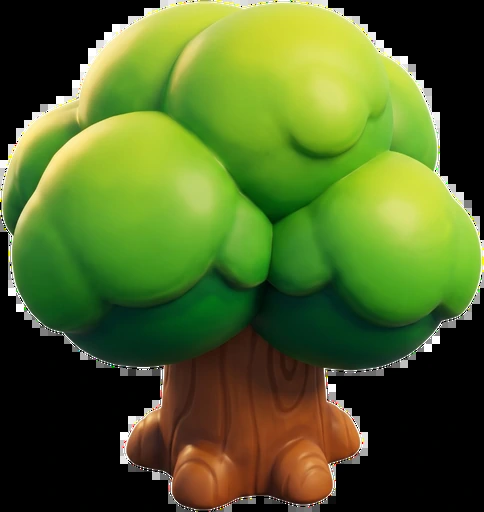
#> input picture amago/art/props_raw/arbol.webp, 484 x 512 px
$ python cutout.py ../props_raw/arbol.webp ../props_raw/bandera_azul.webp 5
#> lines starting #> are read from the running program, lines starting #| are printed output that depends on the picture
# Recorta un personaje sobre fondo blanco liso: python cutout.py in.jpg out.webp [alto]
import sys, cv2, numpy as np
src, out = sys.argv[1], sys.argv[2]; H = int(sys.argv[3]) if len(sys.argv) > 3 else 640
im = cv2.imread(src, cv2.IMREAD_UNCHANGED)
#> im is the input picture: shape (512, 484, 4); mean B, G, R, A 37.5, 99.9, 78.9, 168.4
if im.shape[2] == 4:  # ya trae transparencia
    a = im[:, :, 3]; bgr = im[:, :, :3]
#> after `a = im[:, :, 3]`:
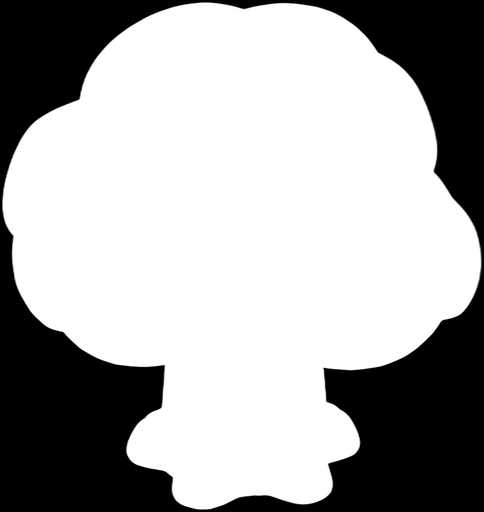
#> a: shape (512, 484); min 0, max 255, mean 168.4
else:
    bgr = im; h, w = bgr.shape[:2]
    # fondo = lo conectado con el borde y casi blanco/gris claro y poco saturado
    hsv = cv2.cvtColor(bgr, cv2.COLOR_BGR2HSV)
    light = ((hsv[:, :, 2] > 215) & (hsv[:, :, 1] < 28)).astype(np.uint8)
    n, lab = cv2.connectedComponents(light)
    border = set(np.unique(np.r_[lab[0], lab[-1], lab[:, 0], lab[:, -1]])) - {0}
    bg = np.isin(lab, list(border)).astype(np.uint8)
    # quitar sombras suaves del suelo: gris muy claro bajo el personaje también es fondo
    bg = cv2.morphologyEx(bg, cv2.MORPH_OPEN, np.ones((3, 3), np.uint8))
    fg = 1 - bg
    # quedarse con la pieza principal (y las que estén cerca)
    n2, lab2, st, _ = cv2.connectedComponentsWithStats(fg)
    keep = [i for i in range(1, n2) if st[i, cv2.CC_STAT_AREA] > 0.002 * h * w]
    fg = np.isin(lab2, keep).astype(np.uint8)
    a = cv2.GaussianBlur((fg * 255).astype(np.uint8), (3, 3), 0)
    # descontaminar el borde blanco
    al = a.astype(np.float32)[:, :, None] / 255
    bgr = np.clip((bgr.astype(np.float32) - (1 - al) * 248) / np.maximum(al, .05), 0, 255).astype(np.uint8)
ys, xs = np.nonzero(a > 10); y0, y1, x0, x1 = ys.min(), ys.max(), xs.min(), xs.max()
#> after `y0, y1, x0, x1 = (ys.min(), ys.max(), xs.min(), xs.max())`: y0 = 2; y1 = 509; x0 = 2; x1 = 481
rgba = np.dstack([bgr, a])[max(0, y0 - 4):y1 + 5, max(0, x0 - 4):x1 + 5]
k = H / rgba.shape[0]; rgba = cv2.resize(rgba, (int(rgba.shape[1] * k), H), interpolation=cv2.INTER_AREA)
#> after `k = H / rgba.shape[0]`: k = 0.00977
cv2.imwrite(out, rgba, [cv2.IMWRITE_WEBP_QUALITY, 92]); print(out, rgba.shape)
#| ../props_raw/bandera_azul.webp (5, 4, 4)

$ run again, on amago/art/props_raw/bandera_roja.webp
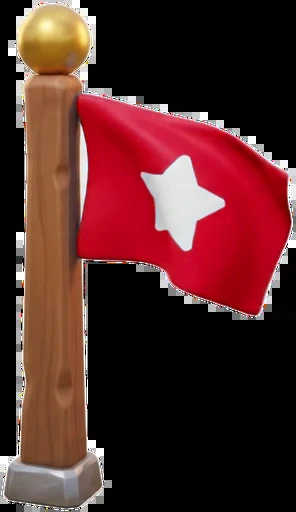
#> input picture amago/art/props_raw/bandera_roja.webp, 296 x 512 px
#> im is the input picture: shape (512, 296, 4); mean B, G, R, A 38.6, 40.4, 83, 105.9
#> `a = im[:, :, 3]`:
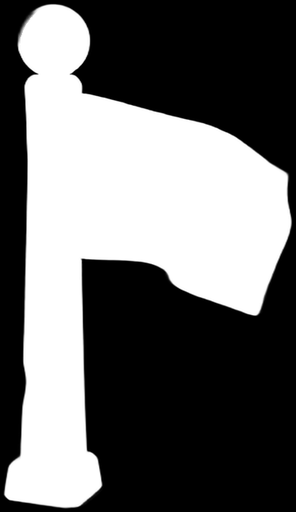
#> a: shape (512, 296); min 0, max 255, mean 105.9
#> y0 = 4; y1 = 508; x0 = 3; x1 = 291
#| ../props_raw/bandera_roja.webp (5, 2, 4)

$ run again, on amago/art/props_raw/pino.webp
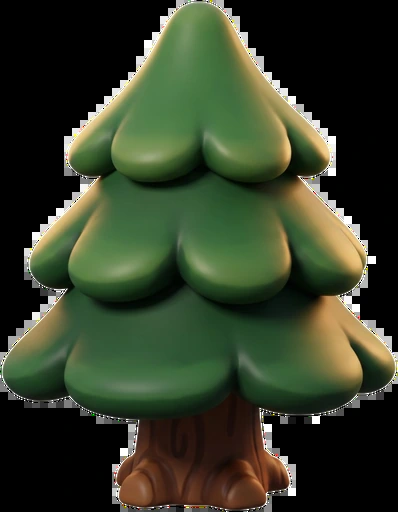
#> input picture amago/art/props_raw/pino.webp, 398 x 512 px
#> im is the input picture: shape (512, 398, 4); mean B, G, R, A 39.7, 60.6, 52.1, 143.6
#> `a = im[:, :, 3]`:
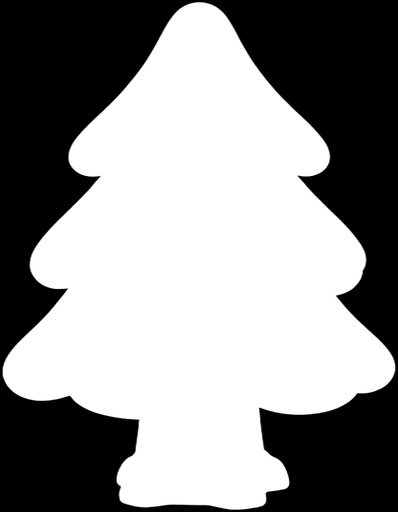
#> a: shape (512, 398); min 0, max 255, mean 143.6
#> y0 = 2; y1 = 509; x0 = 2; x1 = 395
#| ../props_raw/pino.webp (5, 3, 4)

$ run again, on amago/art/props_raw/puente.webp
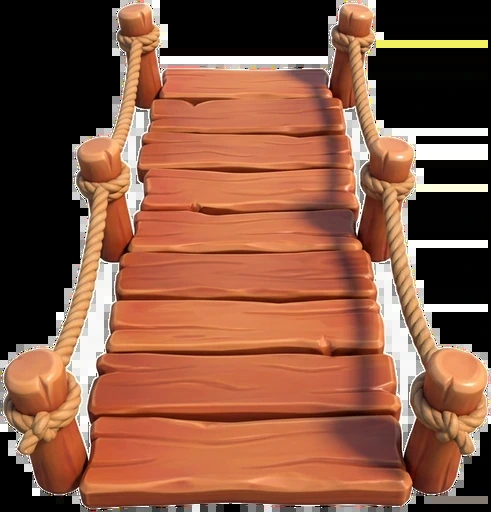
#> input picture amago/art/props_raw/puente.webp, 491 x 512 px
#> im is the input picture: shape (512, 491, 4); mean B, G, R, A 64.2, 85.7, 134.9, 153.9
#> `a = im[:, :, 3]`:
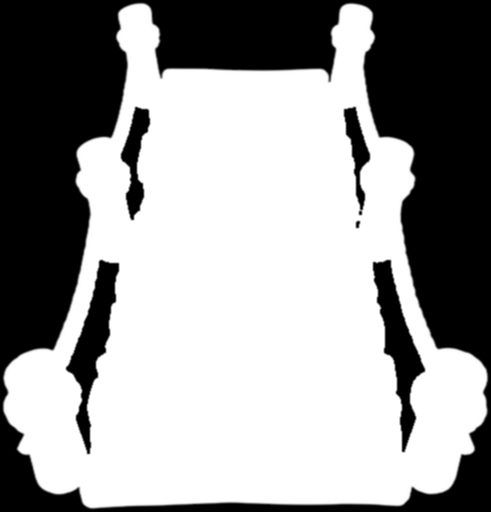
#> a: shape (512, 491); min 0, max 255, mean 153.9
#> y0 = 2; y1 = 509; x0 = 2; x1 = 488
#| ../props_raw/puente.webp (5, 4, 4)
